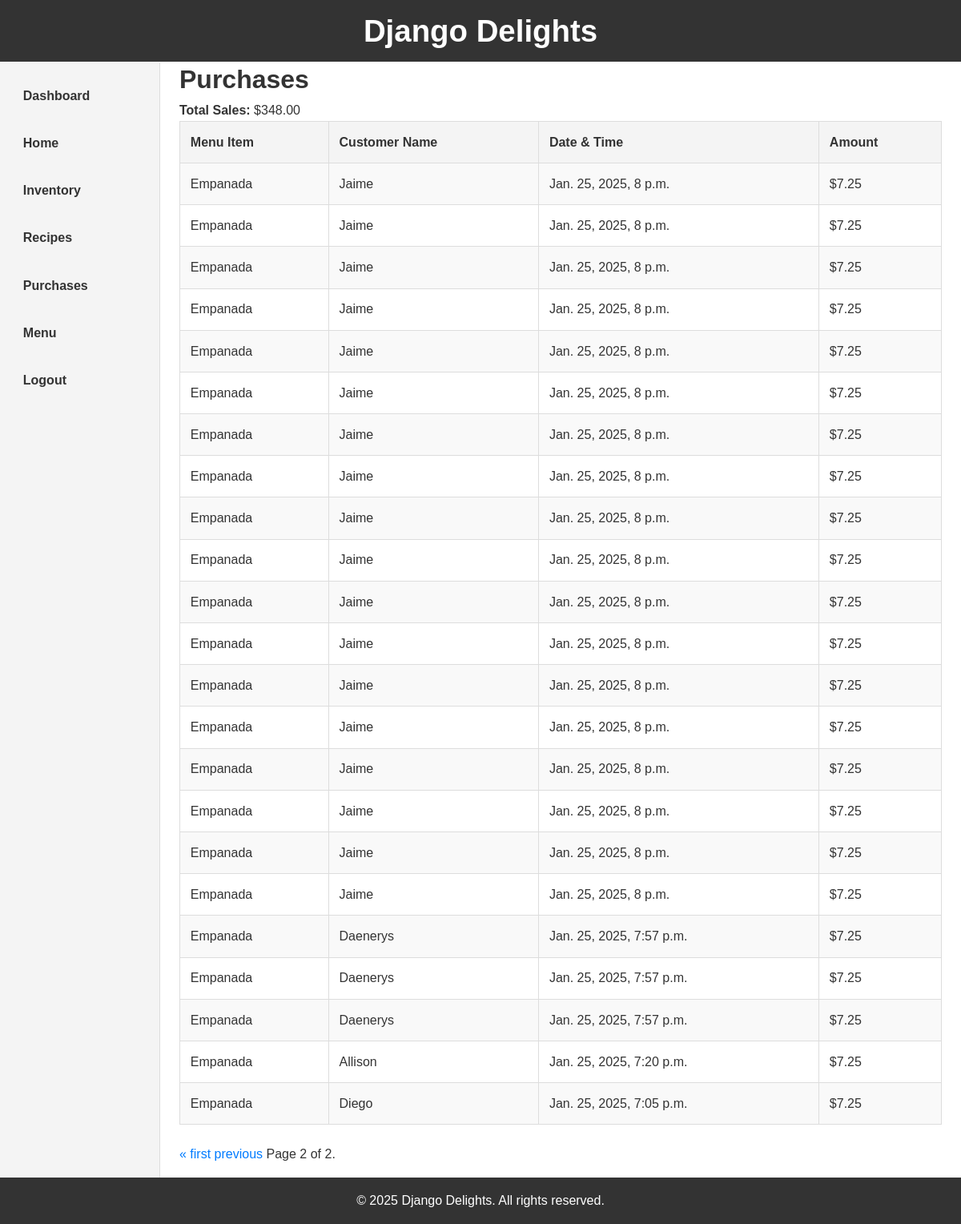
/purchases/?page=2 (signed in), run on the app's committed database.
### inventory/models.py (models this page shows, shortened)
class Purchase(models.Model):
    menu_item = models.ForeignKey(MenuItem, on_delete=models.CASCADE)
    timestamp = models.DateTimeField(auto_now_add=True)
    user = models.CharField(max_length=100, verbose_name='Customer Name',)

class MenuItem(models.Model):
    title = models.CharField(max_length=100, unique=True)
    price = models.DecimalField(max_digits=10, decimal_places=2)

### inventory/views.py (the view)
# urls.py: path('purchases/', views.purchases_view, name='purchase_list'),
@login_required
def purchases_view(request):
    purchases_list = Purchase.objects.select_related('menu_item').all().order_by('-timestamp')
    total_sales = sum(purchase.menu_item.price for purchase in purchases_list)
    paginator = Paginator(purchases_list, 25)  # Show 25 purchases per page
    page_number = request.GET.get('page')
    purchases = paginator.get_page(page_number)
    return render(request, 'purchases.html', {
        'purchases': purchases,
        'total_sales': total_sales,
    })

### templates/purchases.html (shortened to what this page needs)
{% extends 'base.html' %}
{% block content %}
<h1>Purchases</h1>
<p><strong>Total Sales:</strong> ${{ total_sales }}</p>
<table border="1">
    <tr>
        <th>Menu Item</th>
        <th>Customer Name</th>
        <th>Date & Time</th>
        <th>Amount</th>
    </tr>
    {% for purchase in purchases %}
    <tr>
        <td>{{ purchase.menu_item.title }}</td>
        <td>{{ purchase.user }}</td>
        <td>{{ purchase.timestamp }}</td>
        <td>${{ purchase.menu_item.price }}</td>
    </tr>
    {% endfor %}
</table>
<div class="pagination">
    <span class="step-links">
        {% if purchases.has_previous %}
            <a href="?page=1">&laquo; first</a>
            <a href="?page={{ purchases.previous_page_number }}">previous</a>
        {% endif %}
        <span class="current">
            Page {{ purchases.number }} of {{ purchases.paginator.num_pages }}.
        </span>
    </span>
</div>
{% endblock %}

### static/css/style.css (style rules this page uses)
* { margin: 0; padding: 0; box-sizing: border-box; }
body { font-family: Arial, sans-serif; background-color: #f9f9f9; color: #333; line-height: 1.6; display: flex; flex-direction: column; height: 100vh; overflow: hidden; }
a { text-decoration: none; color: #007bff; }
table { width: 100%; border-collapse: collapse; margin-bottom: 1.5rem; }
table th, table td { padding: 0.8rem; text-align: left; border: 1px solid #ddd; }
table th { background-color: #f4f4f4; font-weight: bold; }
table tr:nth-child(even) { background-color: #f9f9f9; }

### data on the page
Purchase: menu_item "Empanada", user "Jaime", timestamp "Jan. 25, 2025, 8 p.m.", menu_item.price "7.25"
Purchase: menu_item "Empanada", user "Jaime", timestamp "Jan. 25, 2025, 8 p.m.", menu_item.price "7.25"
Purchase: menu_item "Empanada", user "Jaime", timestamp "Jan. 25, 2025, 8 p.m.", menu_item.price "7.25"
Purchase: menu_item "Empanada", user "Jaime", timestamp "Jan. 25, 2025, 8 p.m.", menu_item.price "7.25"
Purchase: menu_item "Empanada", user "Jaime", timestamp "Jan. 25, 2025, 8 p.m.", menu_item.price "7.25"
Purchase: menu_item "Empanada", user "Jaime", timestamp "Jan. 25, 2025, 8 p.m.", menu_item.price "7.25"
Purchase: menu_item "Empanada", user "Jaime", timestamp "Jan. 25, 2025, 8 p.m.", menu_item.price "7.25"
Purchase: menu_item "Empanada", user "Jaime", timestamp "Jan. 25, 2025, 8 p.m.", menu_item.price "7.25"
Purchase: menu_item "Empanada", user "Jaime", timestamp "Jan. 25, 2025, 8 p.m.", menu_item.price "7.25"
Purchase: menu_item "Empanada", user "Jaime", timestamp "Jan. 25, 2025, 8 p.m.", menu_item.price "7.25"
Purchase: menu_item "Empanada", user "Jaime", timestamp "Jan. 25, 2025, 8 p.m.", menu_item.price "7.25"
Purchase: menu_item "Empanada", user "Jaime", timestamp "Jan. 25, 2025, 8 p.m.", menu_item.price "7.25"
Purchase: menu_item "Empanada", user "Jaime", timestamp "Jan. 25, 2025, 8 p.m.", menu_item.price "7.25"
Purchase: menu_item "Empanada", user "Jaime", timestamp "Jan. 25, 2025, 8 p.m.", menu_item.price "7.25"
Purchase: menu_item "Empanada", user "Jaime", timestamp "Jan. 25, 2025, 8 p.m.", menu_item.price "7.25"
Purchase: menu_item "Empanada", user "Jaime", timestamp "Jan. 25, 2025, 8 p.m.", menu_item.price "7.25"
Purchase: menu_item "Empanada", user "Jaime", timestamp "Jan. 25, 2025, 8 p.m.", menu_item.price "7.25"
Purchase: menu_item "Empanada", user "Jaime", timestamp "Jan. 25, 2025, 8 p.m.", menu_item.price "7.25"
Purchase: menu_item "Empanada", user "Daenerys", timestamp "Jan. 25, 2025, 7:57 p.m.", menu_item.price "7.25"
Purchase: menu_item "Empanada", user "Daenerys", timestamp "Jan. 25, 2025, 7:57 p.m.", menu_item.price "7.25"
Purchase: menu_item "Empanada", user "Daenerys", timestamp "Jan. 25, 2025, 7:57 p.m.", menu_item.price "7.25"
Purchase: menu_item "Empanada", user "Allison", timestamp "Jan. 25, 2025, 7:20 p.m.", menu_item.price "7.25"
Purchase: menu_item "Empanada", user "Diego", timestamp "Jan. 25, 2025, 7:05 p.m.", menu_item.price "7.25"

### other printed values
{{ total_sales }} "348.00"
{{ purchases.number }} "2"
{{ purchases.paginator.num_pages }} "2"
